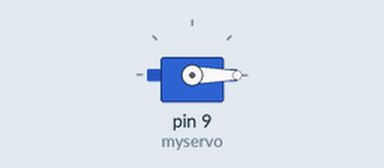
A sketch run on a simulated Arduino Uno, built with avr-gcc and run on an emulated ATmega328P. Parts: servo.

Above: at 0.05 s.
At 1.5 s:
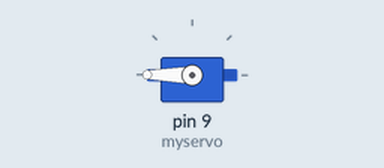
At 3.4 s:
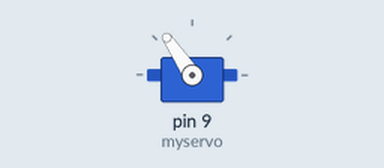
At 6.75 s:
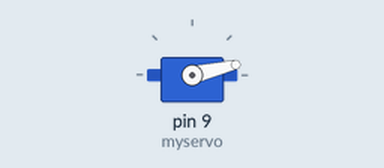
Timing chart, 0 to 9.0 s (numbered marks = the images above):
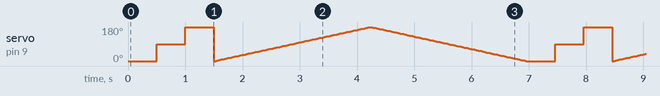

Measured:
- by itself, servo on pin 9 (myservo): moves between 0° and 180°, repeating every 7.0 s

The sketch:

02.servo.ino
```cpp
#include <Servo.h>
Servo myservo;
int pos = 0;

void setup() {
  myservo.attach(9);
}

void loop() {
  myservo.write(0);
  delay(500);
  myservo.write(90);
  delay(500);
  myservo.write(180);
  delay(500);

  for (pos = 0; pos <=180; pos += 1) {
    myservo.write(pos);
    delay(15);
  }

  for (pos = 180; pos >=0; pos -= 1) {
    myservo.write(pos);
    delay(15);
  }
}
```
